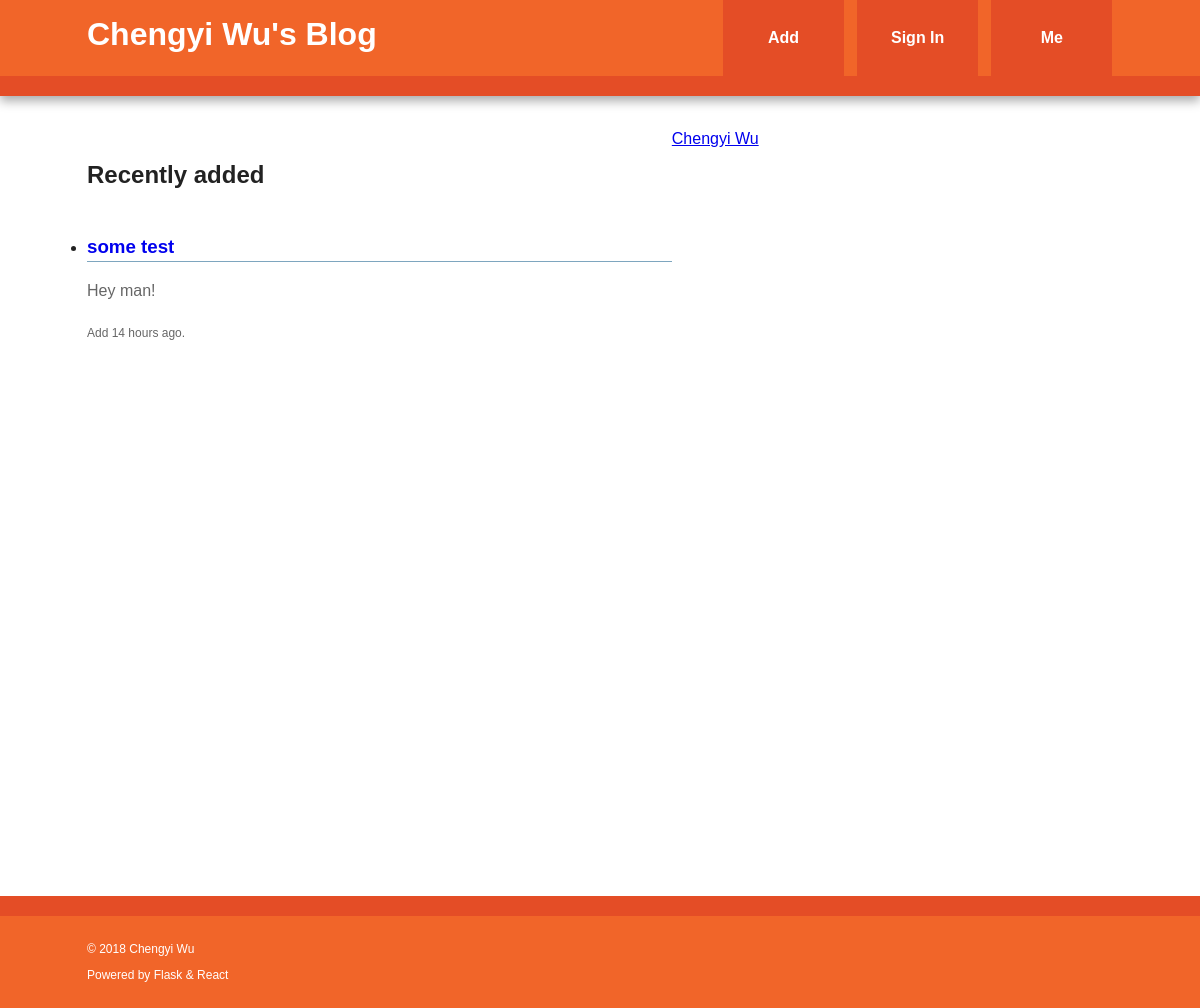
The page /index on the database as committed earlier.
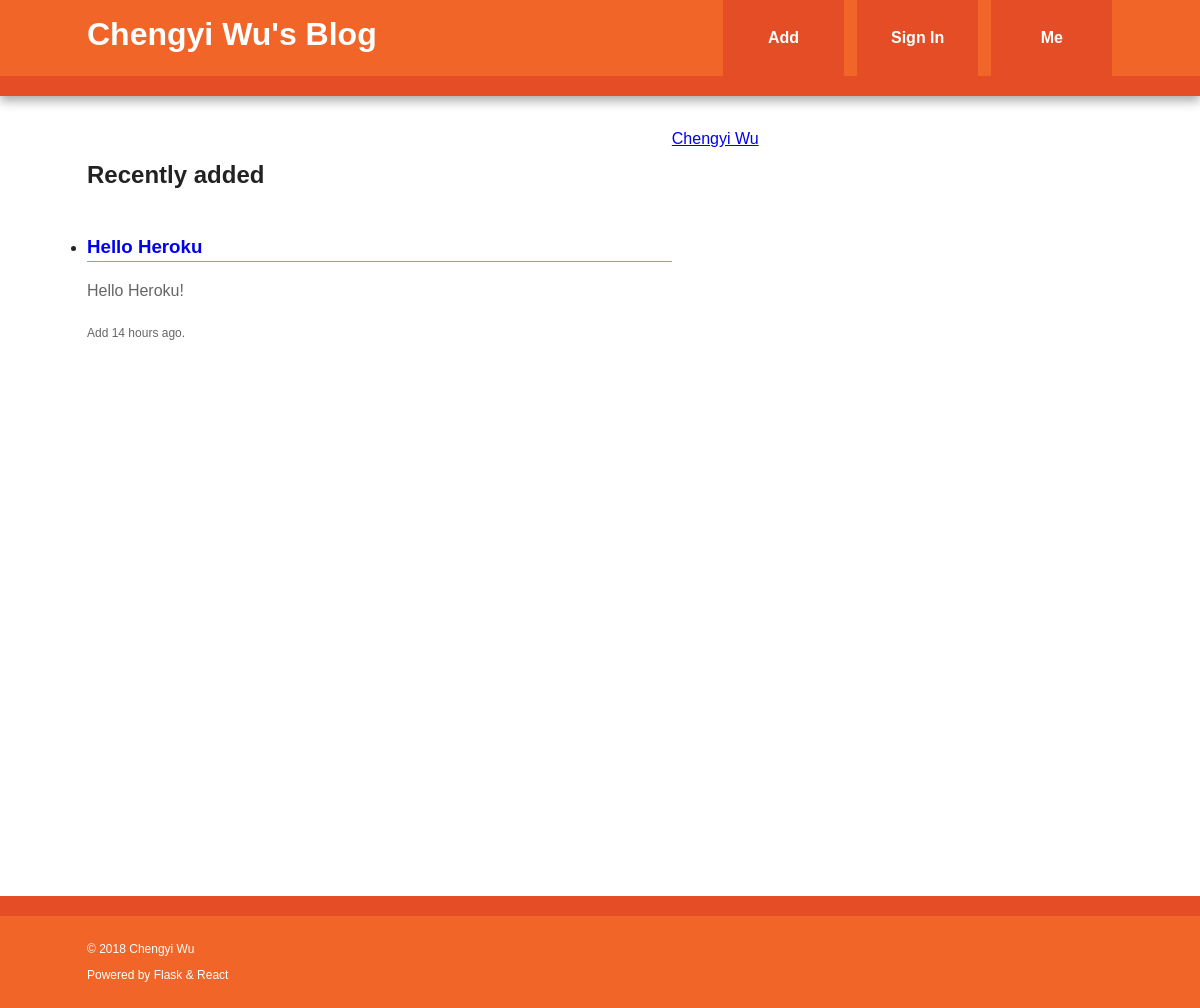
The same page on the database as committed later.
### blog/models.py (models this page shows, shortened)
class BlogPost(db.Model):
    id = db.Column(db.Integer, primary_key=True)
    date = db.Column(db.DateTime, default=datetime.utcnow)
    title = db.Column(db.String(256), nullable=False)
    body = db.Column(db.Text, nullable=False)
    user_id = db.Column(db.Integer, db.ForeignKey('user.id'), nullable=False)
    @staticmethod
    def newest(num):
        return BlogPost.query.order_by(desc(BlogPost.date)).limit(num)

### blog/main/views.py (the view)
@main.route('/')
@main.route('/index')
def index():
    return render_template('index.html', new_blogposts=BlogPost.newest(3), blog_title="Chengyi's Blog")

### blog/templates/index.html (shortened to what this page needs)
{% extends "base.html" %}
{% block content %}
    <article>
            <section>
                <h2>Recently added</h2>
                {% if new_blogposts.count() > 0 %}
                    {% with blogposts = new_blogposts %}
                        {% include "blog_list.html" %}
                    {% endwith %}
                {% else %}
                    No blogs have been posted yet
                {% endif %}
            </section>
        </article>
{% endblock %}

### blog/templates/base.html (shortened to what this page needs)
<!doctype html>
<html class="no-js" lang="">
    <head>
        <link rel="stylesheet" href="../static/css/normalize.min.css">
        <link rel="stylesheet" href="../static/css/main.css">
    </head>
    <body>
        <div class="header-container">
            <header class="wrapper clearfix">
                <a href="{{ url_for('main.index') }}" style="text-decoration:none;"><h1 class="title">Chengyi Wu's Blog</h1></a>
                <nav>
                    <ul>
                        <li><a href="{{ url_for('posts.add') }}">Add</a></li>
                        <li>
                            {% if current_user.is_authenticated %}
                                <a href="{{ url_for('auth.logout') }}">Sign Out</a>
                            {% else %}
                                <a href="{{ url_for('auth.login') }}">Sign In</a>
                            {% endif %}
                        </li>
                        <li><a href="{{ url_for('main.aboutme') }}">Me</a></li>
                    </ul>
                </nav>
            </header>
        </div>
        <div class="main-container">
            <div class="main wrapper clearfix">
                {% block content %}
                {% endblock %}
                {% block sidebar %}
                    <div class="LI-profile-badge"  data-version="v1" data-size="large" data-locale="en_US" data-type="horizontal" data-theme="light" data-vanity="chengyi-wu"><a class="LI-simple-link" href='https://cn.linkedin.com/in/chengyi-wu?trk=profile-badge'>Chengyi Wu</a></div>
                {% endblock %}
            </div>
        </div>
        <div class="footer-container">
            <footer class="wrapper">
                <div>&copy; {{ moment().format('YYYY') }} Chengyi Wu</div>
                <div>Powered by <a href="http://flask.pocoo.org/" target="_blank">Flask</a> &amp; <a href="https://reactjs.org/" target="_blank">React</a></div>
            </footer>
        </div>
    </body>
</html>

### blog/templates/blog_list.html
<ul class="blogposts">
    {% for blogpost in blogposts %}
        <li>
            <a class="header" href="/posts/{{ blogpost.id }}">
                <h3 class="blogtitle">
                    {{ blogpost.title|truncate(32, killwords=True) }}
                </h3>
            </a>
            <div class="blogbody">
                    {{ blogpost.body|truncate(128, killwords=True)|safe }}
            </div>
            <div class="info">
                Add {{ moment(blogpost.date).fromNow() }}.
            </div>
        </li>
    {% endfor %}
</ul>

### blog/static/css/main.css (style rules this page uses)
html { color: #222; font-size: 1em; line-height: 1.4; }
body { font: 16px/26px Georgia, Helvetica, Helvetica Neue, Arial; }
.wrapper { width: 90%; margin: 0 5%; }
.header-container { border-bottom: 20px solid #e44d26; }
.footer-container, .main aside { border-top: 20px solid #e44d26; }
.header-container, .footer-container, .main aside { background: #f16529; }
.title { color: white; }
nav ul { margin: 0; padding: 0; list-style-type: none; }
nav a { display: block; margin-bottom: 10px; padding: 15px 0; text-align: center; text-decoration: none; font-weight: bold; color: white; background: #e44d26; }
.main { padding: 30px 0; }
.footer-container footer { color: white; padding: 20px 0; }
.blogposts { display: inline; }
.blogposts a { text-decoration: none; }
.blogtitle { display: inline; list-style: none none; padding-left: 0; }
div.blogbody { color: #666666; border-top: 1px solid #7EA6BF; display: block; }
div.info { font-size: .75em; color: #666666; }
.footer-container div { font-family: Arial; font-size: 12px; }
.footer-container a { font-family: Arial; font-size: 12px; text-decoration: none; color: white; }
.main-container { min-height: 800px; }
@media only screen and (min-width: 480px) { nav a { float: left; width: 27%; margin: 0 1.7%; padding: 25px 2%; margin-bottom: 0; } }
@media only screen and (min-width: 480px) { nav li:first-child a { margin-left: 0; } }
@media only screen and (min-width: 480px) { nav li:last-child a { margin-right: 0; } }
@media only screen and (min-width: 480px) { nav ul li { display: inline; } }
@media only screen and (min-width: 768px) { .header-container, .main aside { -webkit-box-shadow: 0 5px 10px #aaa; -moz-box-shadow: 0 5px 10px #aaa; box-shadow: 0 5px 10px #aaa; } }
@media only screen and (min-width: 768px) { .title { float: left; } }
@media only screen and (min-width: 768px) { nav { float: right; width: 38%; } }
@media only screen and (min-width: 768px) { .main article { float: left; width: 57%; } }
@media only screen and (min-width: 1140px) { .wrapper { width: 1026px; margin: 0 auto; } }
.clearfix:before, .clearfix:after { content: " "; display: table; }
.clearfix:after { clear: both; }
.clearfix { *zoom: 1; }

Rows that differ between the two databases and show on the page:
changed BlogPost: title "some test" → "Hello Heroku"; body "Hey man!" → "Hello Heroku!"
